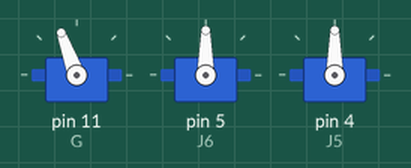
This sketch was run on a simulated Arduino Uno, built with avr-gcc and run on an emulated ATmega328P. Shown: 3 × servo.

Above: at 0.05 s.
At 0.3 s:
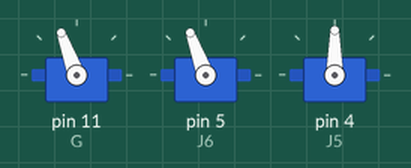
At 0.6 s:
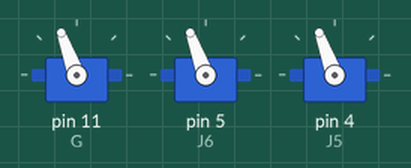
At 0.75 s:
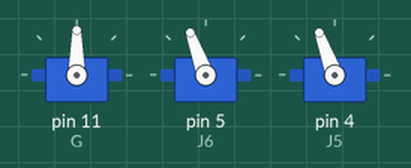
At 0.9 s:
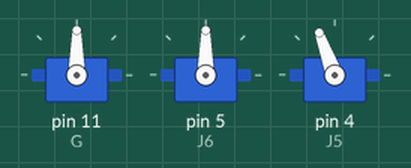
At 1.2 s:
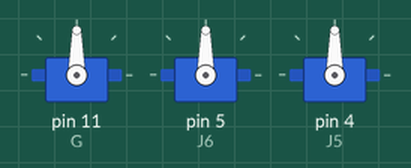
Timing chart, 0 to 3.0 s (numbered marks = the images above):
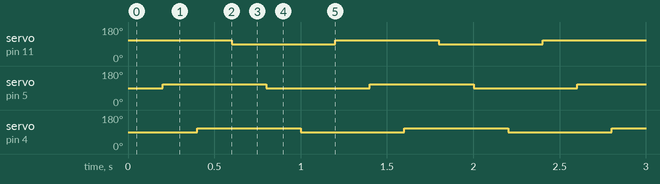

Measured:
- by itself, servo on pin 11 (G), servo on pin 5 (J6), servo on pin 4 (J5): alternates 110° for 0.60 s and 90° for 0.60 s

The sketch:

1_servo_test.ino
```cpp
#include <Servo.h> //A Servo.h könyvtár

Servo G;   // G szervómotor objektum
Servo J6;  // J6 szervómotor objektum
Servo J5;  // J5 szervómotor objektum

void setup() {
  G.attach(11);   // G szervó csatlakoztatása 11-es lábra
  J6.attach(5);   // J6 szervó csatlakoztatása 5-ös lábra
  J5.attach(4);   // J5 szervó csatlakoztatása 4-es lábra
}

void loop() {
  // G szervó pozíció növelése 20 fokkal
  G.write(G.read() + 20);
  delay(200); //200 miliszekundumos késleltetés

  // J6 szervó pozíció növelése 20 fokkal
  J6.write(J6.read() + 20);
  delay(200);

  // J5 szervó pozíció növelése 20 fokkal
  J5.write(J5.read() + 20);
  delay(200);

  // G szervó pozíció csökkentése 20 fokkal
  G.write(G.read() - 20);
  delay(200);

  // J6 szervó pozíció csökkentése 20 fokkal
  J6.write(J6.read() - 20);
  delay(200);

  // J5 szervó pozíció csökkentése 20 fokkal
  J5.write(J5.read() - 20);
  delay(200);
}
```
